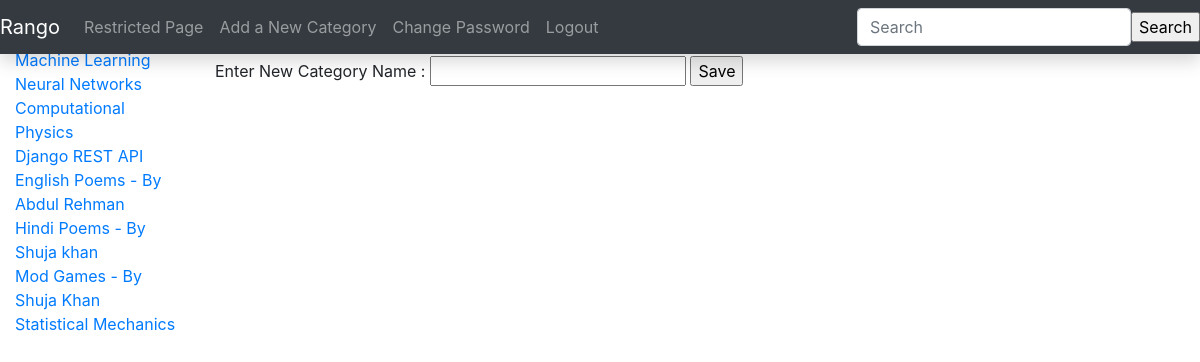
Page /rango/add_category/ (signed in) on the committed database.
### rango/models.py (models this page shows, shortened)
class Category(models.Model):
    name = models.CharField(max_length=128, unique=True)
    views =models.IntegerField(default=0)
    likes =models.IntegerField(default=0)
    slug = models.SlugField()
    class Meta:
        verbose_name_plural='categories'

### rango/views.py (the view)
@login_required
def add_category(request):
    if request.method == 'POST':
        form = CategoryForm(request.POST)
        if form.is_valid():
            form.save()
            return index(request)
        else:
            print form.errors
    else:
        form = CategoryForm()
    return render(request, 'rango/add_category.html', {'form':form})

### rango/forms.py
class CategoryForm(forms.ModelForm):
    name = forms.CharField(max_length=128, help_text = 'Enter New Category Name : ')
    views = forms.IntegerField(widget = forms.HiddenInput(), initial = 0)
    likes = forms.IntegerField(widget = forms.HiddenInput(), initial = 0)
    slug = forms.CharField(widget = forms.HiddenInput(), required = False)
    class Meta:
        model = Category
        fields = ('name',)

### rango/templatetags/rango_extras.py (called while the page is built)
@register.inclusion_tag('rango/cats.html')
def get_category_list(cat=None):
    return {'cats': Category.objects.all(), 'act_cat':cat}

### templates/rango/add_category.html (shortened to what this page needs)
{% extends 'base.html' %}
{% block body_block %}
    <h1>Add a New Category</h1>
    <form id = 'add_category' action = '/rango/add_category/' method = 'POST'> {% csrf_token %}
      {% for fields in form.visible_fields %}
        {{ fields.help_text }}
        {{ fields }}
      {% endfor %}
      <input type='submit' name='submit' value='Save'>
    </form>
{% endblock %}

### templates/rango/cats.html (shortened to what this page needs)
{% if cats %}
    <ul class="nav nav-sidebar">
    {% for c in cats %}
    {% if c == act_cat %} <li  class="active" > {% else  %} <li>{% endif %}
        <a href="{% url 'category'  c.slug %}">{{ c.name }}</a></li>
    {% endfor %}
{% else %}
    <li> <strong >There are no category present.</strong></li>
    </ul>
{% endif %}

### rows in the picture
Category: name "Machine Learning"
Category: name "Neural Networks"
Category: name "Computational Physics"
Category: name "Django REST API"
Category: name "English Poems - By Abdul Rehman"
Category: name "Hindi Poems - By Shuja khan"
Category: name "Mod Games - By Shuja Khan"
Category: name "Statistical Mechanics"

### other values in the picture
{{ fields.help_text }} "Enter New Category Name :"
